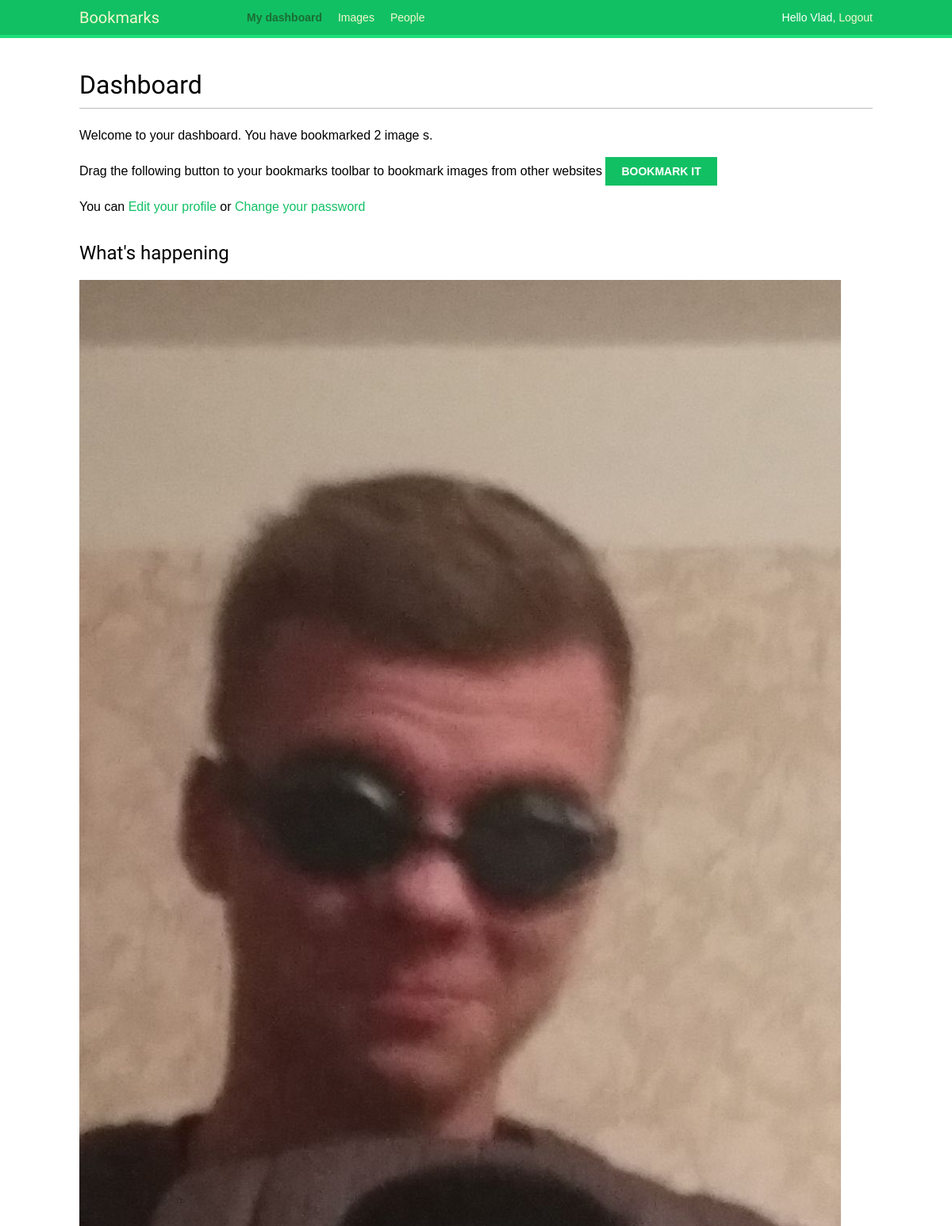
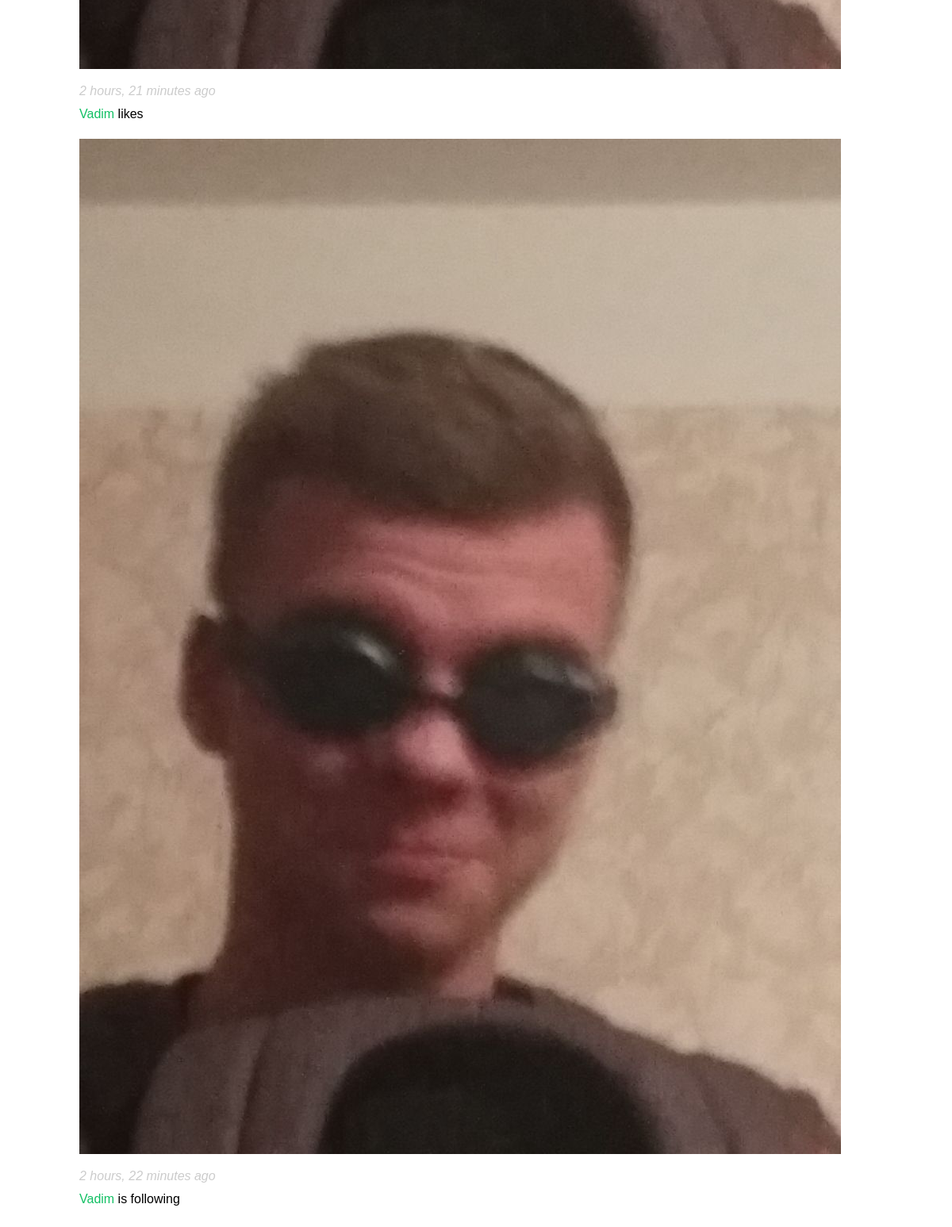
Screenshot of /account/ (signed in) with the database file from the repository (2 pictures, top to bottom).
### actions/models.py (models this page shows)
class Action(models.Model):
    user = models.ForeignKey('auth.User', related_name='action',
                             db_index=True, on_delete=models.CASCADE)
    verb = models.CharField(max_length=255)
    target_ct = models.ForeignKey(ContentType, blank=True, null=True,
                                  related_name='target_obj', on_delete=models.CASCADE)
    target_id = models.PositiveIntegerField(null=True, blank=True, db_index=True)
    target = GenericForeignKey('target_ct', 'target_id')
    created = models.DateTimeField(auto_now_add=True, db_index=True)
    class Meta:
        ordering = ('-created',)

### account/views.py (the view)
# urls.py: path('', views.dashboard, name='dashboard'),
@login_required
def dashboard(request):
    actions = Action.objects.exclude(user=request.user)
    following_ids = request.user.following.values_list('id',
                                                       flat=True)
    if following_ids:
        actions = actions.filter(user_id__in=following_ids)
    actions = actions.select_related('user', 'user__profile')\
                     .prefetch_related('target')[:10]
    return render(request,
                  'account/dashboard.html',
                  {'section': 'dashboard',
                   'actions': actions})

### account/templates/account/dashboard.html (shortened to what this page needs)
{% extends 'base.html' %}
{% block content %}
    <h1>Dashboard</h1>
    {% with total_images_created=request.user.images_created.count %}
        <p> Welcome to your dashboard. You have bookmarked {{ total_images_created }} image {{ total_images_created|pluralize }}.</p>
    {% endwith %}
    <p>
        Drag the following button to your bookmarks toolbar to bookmark images from other websites
        <a href="javascript:{% include "bookmarklet_launcher.js" %}" class="button">Bookmark it</a>
    </p>
    <p>
        You can <a href="{% url "edit" %}"> Edit your profile </a> or
        <a href="{% url "password_change" %}"> Change your password</a>
    </p>
    <h2>What's happening</h2>
    <div id="action-list">
        {% for action in actions %}
            {% include "actions/action/detail.html" %}
        {% endfor %}
    </div>
{% endblock %}

### account/templates/base.html (shortened to what this page needs)
{% load static %}
<!DOCTYPE html>
<html>
<head>
  <link href="{% static "css/base.css" %}" rel="stylesheet">
</head>
<body>
  <div id="header">
    <span class="logo">Bookmarks</span>
    {% if request.user.is_authenticated %}
      <ul class="menu">
        <li {% if section == "dashboard" %}class="selected"{% endif %}>
          <a href="{% url "dashboard" %}">My dashboard</a>
        </li>
        <li {% if section == "images" %}class="selected"{% endif %}>
          <a href="{% url "images:list" %}">Images</a>
        </li>
        <li {% if section == "people" %}class="selected"{% endif %}>
          <a href="{% url "user_list" %}">People</a>
        </li>
      </ul>
    {% endif %}
    <span class="user">
      {% if request.user.is_authenticated %}
        Hello {{ request.user.first_name }},
        <a href="{% url "logout" %}">Logout</a>
      {% else %}
        <a href="{% url "login" %}">Log-in</a>
      {% endif %}
    </span>
  </div>
  <div id="content">
    {% block content %}
    {% endblock %}
  </div>
</body>
</html>

### actions/templates/actions/action/detail.html (shortened to what this page needs)
{% load thumbnail %}
{% with user=action.user profile=action.user.profile %}
<div class="action">
  <div class="images">
    {% if profile.photo %}
      {% thumbnail user.profile.photo "80x80" crop="100%" as im %}
        <a href="{{ user.get_absolute_url }}">
          <img src="{{ im.url }}" alt="{{ user.get_full_name }}" class="item-img">
        </a>
      {% endthumbnail %}
    {% endif %}
  </div>
  <div class="info">
    <p>
      <span class="date">{{ action.created|timesince }} ago</span>
      <br />
      <a href="{{ user.get_absolute_url }}">
        {{ user.first_name }}
      </a>
      {{ action.verb }}
    </p>
  </div>
</div>
{% endwith %}

### account/static/css/base.css (style rules this page uses)
body { margin:0; padding:0; font-family:helvetica, sans-serif; }
p { line-height: 1.8; }
a { color:#12c064; text-decoration:none; }
h1, h2, h3, h4, h5 , h6 { font-family: 'Muli', sans-serif; font-weight:normal; }
h1 { border-bottom:1px solid #bbb; padding:0 0 10px 0; margin:10px 0 20px 0; }
h2 { margin:30px 0 20px; }
#header { padding:10px 100px; font-size:14px; background:#12c064; color:#fff; border-bottom:4px solid #1cdf78; overflow:auto; }
#header .logo { font-family: 'Muli', sans-serif; float:left; color:#f3f7cc; font-size:20px; margin-right:10%; }
#header ul.menu { list-style:none; float:left; margin:0; padding:0; }
#header ul.menu li { float:left; padding:4px 10px; }
#header ul.menu li.selected a, #header ul.menu li.selected a:hover { color:#1b6d32; font-weight:bold; }
#header a { color:#f3f7cc; }
#header .user { float:right; padding-top:4px; }
#content { padding:30px 100px; }
input[type=submit], a.button { font-weight:bold; background:#12c064; color:#fff; padding:10px 20px; font-size:14px; text-transform:uppercase; }
.action { clear:both; overflow:auto; }
.action .images { float:left; margin:0 10px 10px 0; }
.action .date { font-style:italic; color:#ccc; }

### rows the page displays
Action: created "2 hours, 21 minutes", user.first_name "Vadim", verb "likes"
Action: created "2 hours, 22 minutes", user.first_name "Vadim", verb "is following"

### other values shown
{{ request.user.first_name }} "Vlad"
{{ total_images_created }} "2"
